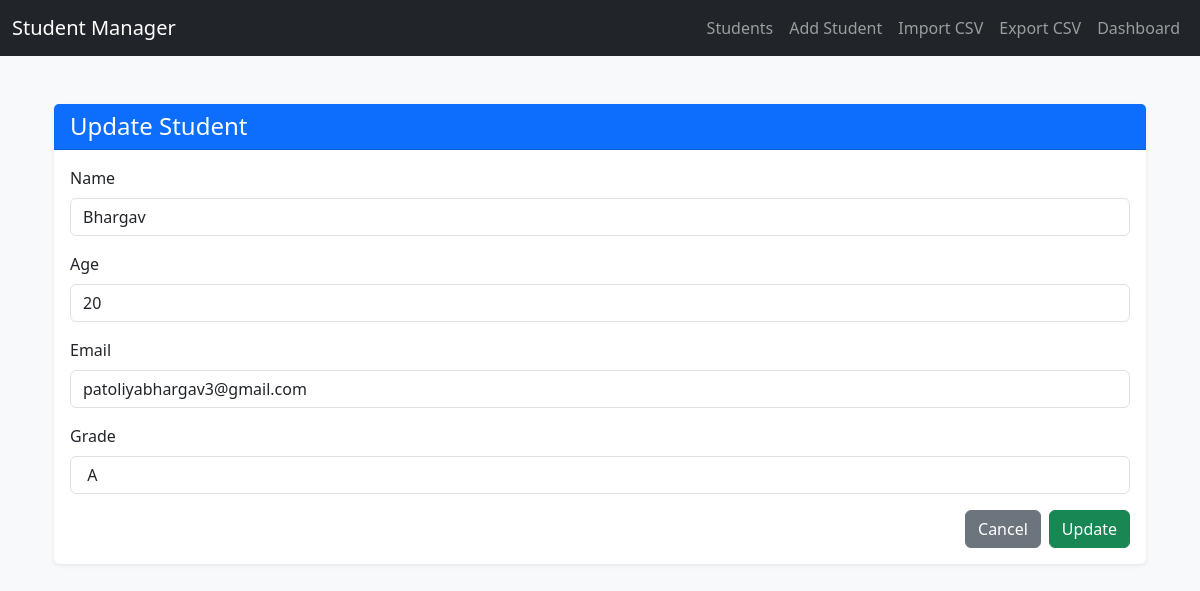
/update/2/, run on an earlier commit of the app's database.
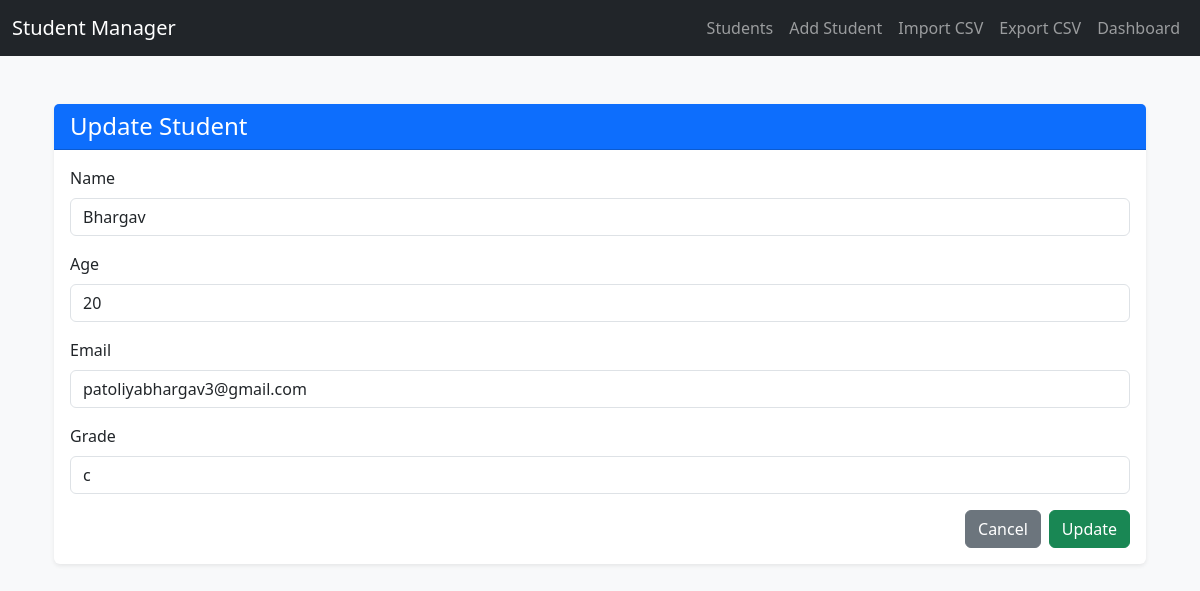
And on a later commit of the database.
### student_app/models.py (models this page shows, shortened)
class Student(models.Model):
    name = models.CharField(max_length=100)
    age = models.IntegerField()
    email = models.EmailField()
    grade = models.CharField(max_length=2)

### student_app/views.py (the view)
# urls.py: path('update/<int:pk>/', views.student_update, name='student_update'),
def student_update(request, pk):
    student = get_object_or_404(Student, pk=pk)
    if request.method == 'POST':
        form = StudentForm(request.POST, instance=student)
        if form.is_valid():
            form.save()
            messages.success(request, "Student updated successfully.")
            return redirect('student_list')
    else:
        form = StudentForm(instance=student)
    return render(request, 'student_form.html', {'form': form})

### student_app/forms.py
class StudentForm(forms.ModelForm):
    class Meta:
        model = Student
        fields = '__all__'
    def __init__(self, *args, **kwargs):
        super(StudentForm, self).__init__(*args, **kwargs)
        for field in self.fields.values():
            field.widget.attrs['class'] = 'form-control'

### student_app/templates/student_form.html (shortened to what this page needs)
{% extends 'base.html' %}
{% block content %}
<div class="container mt-5">
    <div class="card shadow-sm border-0">
        <div class="card-header bg-primary text-white">
            <h4 class="mb-0">
                {{ form.instance.pk|yesno:"Update Student,Create Student" }}
            </h4>
        </div>
        <div class="card-body">
            <form method="POST" novalidate>
                {% for field in form %}
                    <div class="mb-3">
                        <label class="form-label">{{ field.label }}</label>
                        {{ field }}
                    </div>
                {% endfor %}
                <div class="d-flex justify-content-end">
                    <a href="{% url 'student_list' %}" class="btn btn-secondary me-2">Cancel</a>
                    <button type="submit" class="btn btn-success">
                        {{ form.instance.pk|yesno:"Update,Create" }}
                    </button>
                </div>
            </form>
        </div>
    </div>
</div>
{% endblock %}

### student_app/templates/base.html (shortened to what this page needs)
<!DOCTYPE html>
<html lang="en">
<head>
    <link href="https://cdn.jsdelivr.net/npm/bootstrap@5.3.0/dist/css/bootstrap.min.css" rel="stylesheet">
</head>
<body class="bg-light">
<nav class="navbar navbar-expand-lg navbar-dark bg-dark">
    <div class="container-fluid">
        <a class="navbar-brand" href="{% url 'student_list' %}">Student Manager</a>
        <div class="collapse navbar-collapse" id="navbarNav">
            <ul class="navbar-nav ms-auto">
                <li class="nav-item"><a class="nav-link" href="{% url 'student_list' %}">Students</a></li>
                <li class="nav-item"><a class="nav-link" href="{% url 'student_create' %}">Add Student</a></li>
                <li class="nav-item"><a class="nav-link" href="{% url 'import_csv' %}">Import CSV</a></li>
                <li class="nav-item"><a class="nav-link" href="{% url 'export_students_csv' %}">Export CSV</a></li>
                <li class="nav-item"><a class="nav-link" href="{% url 'dashboard' %}">Dashboard</a></li>
            </ul>
        </div>
    </div>
</nav>
<div class="container mt-4">
    {% block content %}{% endblock %}
</div>
</body>
</html>

What changed in the data, as far as the page shows it:
changed Student "Update Student": grade "A" → "c"
